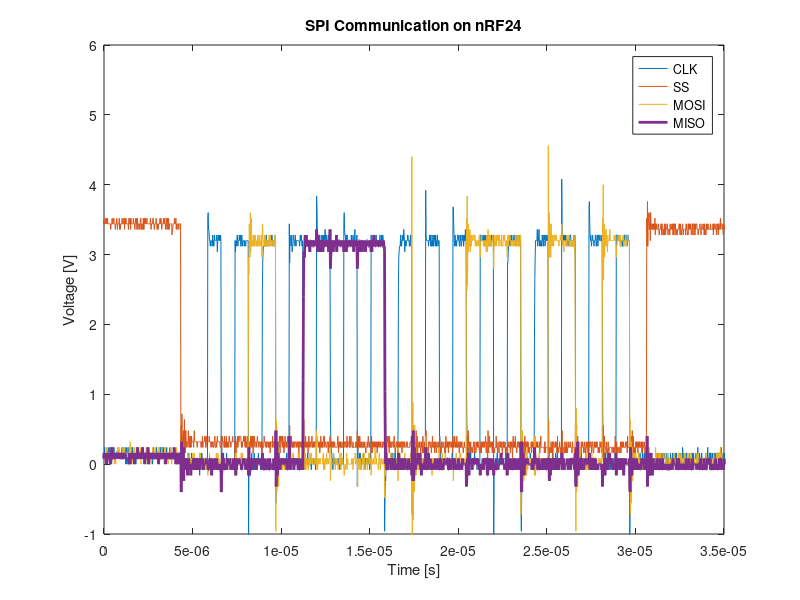

Write MATLAB code to recreate this figure. (Note: this script raises an error after producing the figure.)
clear all; close all; clc;

to_tikz = 1;

C1 = csvread('TEK0000.CSV',0,3);
C2 = csvread('TEK0001.CSV',0,3);
C3 = csvread('TEK0002.CSV',0,3);
C4 = csvread('TEK0003.CSV',0,3);

timeshift = 6.5e-6;
time_C1 = C1(:,1) + timeshift;
data_C1 = C1(:,2);

time_C2 = C2(:,1) + timeshift;
data_C2 = C2(:,2);

time_C3 = C3(:,1) + timeshift;
data_C3 = C3(:,2);

time_C4 = C4(:,1) + timeshift;
data_C4 = C4(:,2);


figure(1)
plot(time_C2, data_C2,time_C1, data_C1,time_C3, data_C3,time_C4, data_C4,'LineWidth',2)

 title('SPI Communication on nRF24')
 xlabel('Time [s]')
 ylabel('Voltage [V]')
% 
  xlim([0 3.5e-5])
 ylim([-1 6])
% 
%  
legend('CLK','SS','MOSI','MISO')

if to_tikz == 1
    cleanfigure()
    matlab2tikz('nrf24_spi.tex');
end